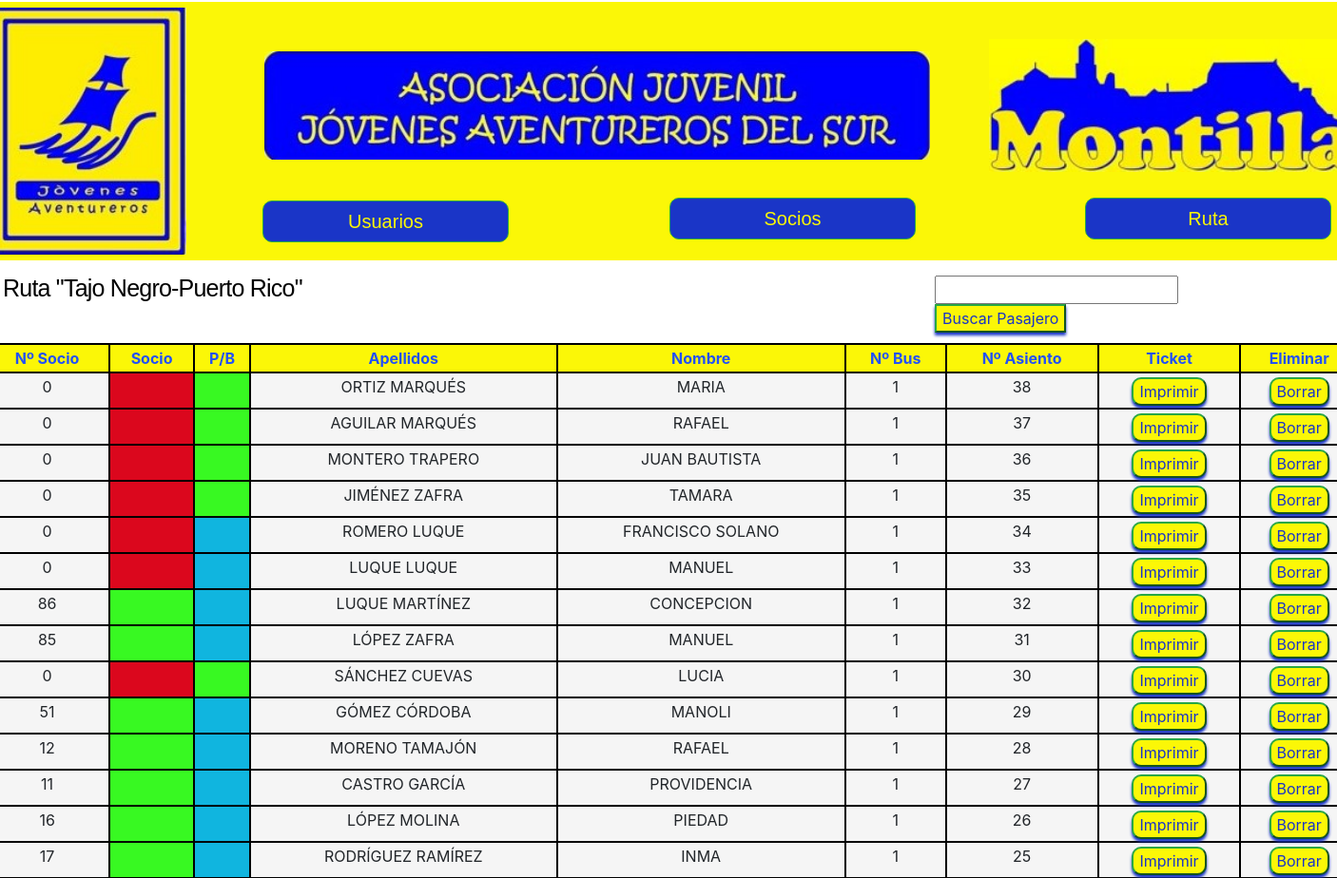
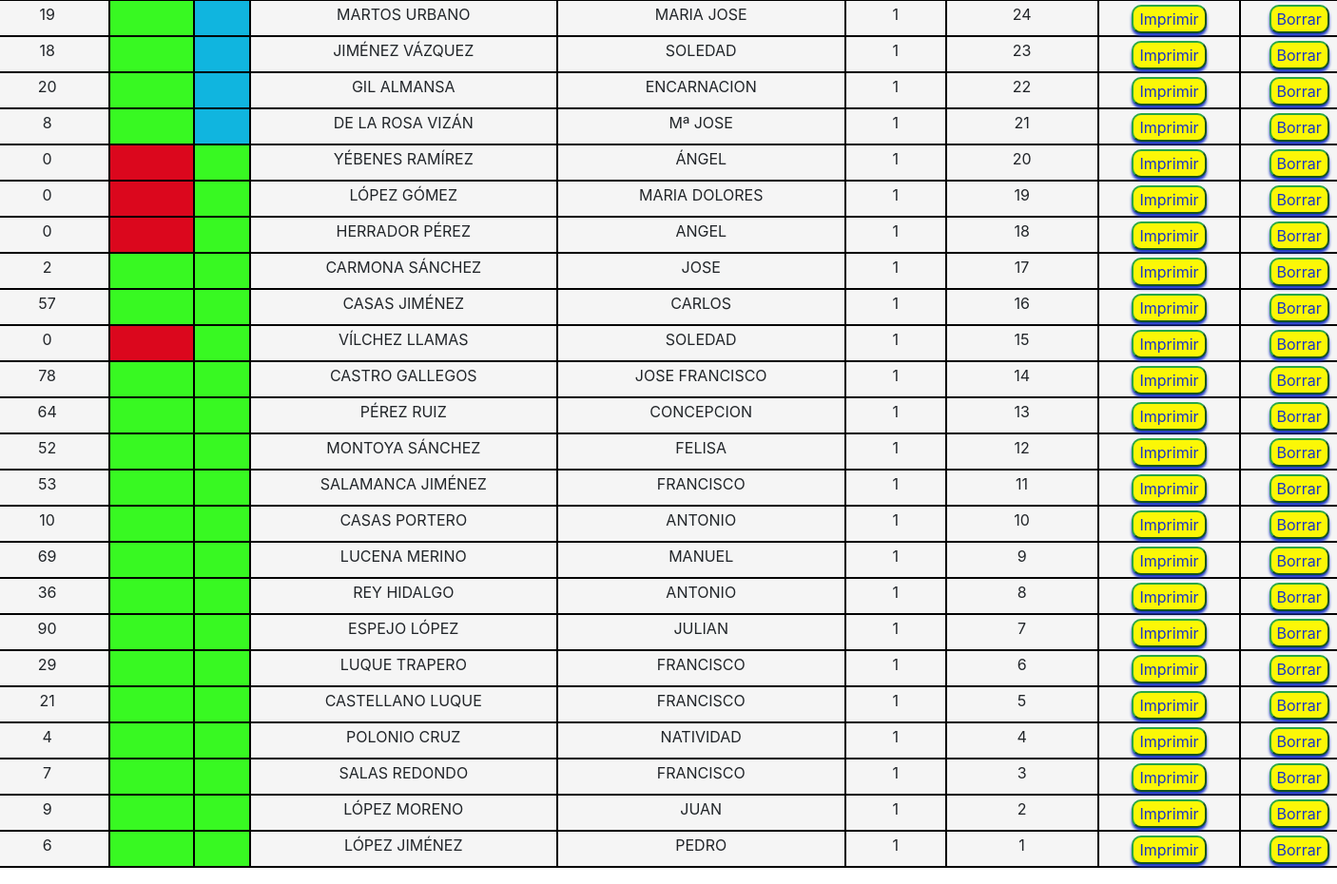
Page /socios/mostrarInscripcionSocio/28/ on the committed database (2 pictures, top to bottom).
### Socios/models.py (models this page shows, shortened)
class Inscripciones(models.Model):
    id = models.AutoField(primary_key=True)
    nombre = models.CharField(max_length=30)
    destino = models.CharField(max_length=30, blank=False)
    fecha = models.CharField(max_length=16, blank=False)
    distancia = models.IntegerField(default=0)
    dificultad = models.CharField(max_length=20, choices=DIFICULTAD, default=BAJA)
    precio_socio = models.PositiveIntegerField()
    precio_no_socio = models.PositiveIntegerField()
    finalizada = models.BooleanField(default=False)
    recaudacion_socios = models.IntegerField(default=0)
    recaudacion_no_socios = models.IntegerField(default=0)
    pago_metalico = models.IntegerField(default=0)
    pago_banco = models.IntegerField(default=0)
    total_socios = models.IntegerField(default=0)
    total_no_socios = models.IntegerField(default=0)
    total_guias = models.IntegerField(default=0)

class Inscripcion_Socio(models.Model):
    id = models.AutoField(primary_key=True)
    inscripcion = models.ForeignKey(Inscripciones, on_delete=models.CASCADE)
    socios = models.ForeignKey(Socios, on_delete=models.CASCADE)
    precio = models.PositiveIntegerField(default=0)
    numero_bus = models.PositiveIntegerField(validators=[MinValueValidator(1),MaxValueValidator(2)])
    asiento_bus = models.PositiveIntegerField(validators=[MinValueValidator(1),MaxValueValidator(110)])
    pago = models.BooleanField(default=False)
    guia = models.BooleanField(default=False)

class Socios(models.Model):
    id = models.AutoField(primary_key=True)
    numero_socio = models.IntegerField(default=0)
    nombre = models.CharField(max_length=30)
    apellidos = models.CharField(max_length=50)
    dni = models.CharField(max_length=20)
    fecha_nacimiento = models.CharField(max_length=16)
    telefono = models.CharField(max_length=20)
    codigo_postal = models.CharField(max_length=20, default=14550)
    ciudad = models.CharField(max_length=30, default="Montilla")
    provincia = models.CharField(max_length=35, default="Córdoba")
    socio = models.BooleanField(default=False)
    talla_camiseta = models.CharField(max_length=4, choices=TALLA, default=S)
    regalo = models.BooleanField(default=False)

### Socios/views.py (the view)
# urls.py: path('mostrarInscripcionSocio/<int:insid>/', listar_inscritos, name="Usuarios Inscritos"),
def listar_inscritos(request, insid):
    inscripcion = Inscripciones.objects.filter(id = insid).first()
    nombre = inscripcion.nombre
    inscripcion_socio = Inscripcion_Socio.objects.filter(inscripcion = inscripcion).order_by("-asiento_bus")
    return render(request, 'socios/mostrarInscripcionSocio.html', {'entity': inscripcion_socio, "nombre":nombre})

### Socios/templates/socios/mostrarInscripcionSocio.html
{% extends "jovenesAventureros/base.html" %}
{% load crispy_forms_tags %}
{% load static %}
{% block content %}
  <div class="overlap-groupRegister">
    <p class="gestiones" style="font-size: 25px; margin-left: -660px; margin-top: -340px;">Ruta "{{nombre}}"</p>
    <form action="buscar/" method="GET" style="margin-left: 880px; margin-top: -30px;margin-bottom: 10px;">
      <input type="text" name="usern">
      <button class="btn2 btn-success" style="background-color: #FBF707;color: rgba(26, 53, 199, 1);">Buscar Pasajero</button>
  </form>
  <div class="contenedorFormularioSocio">
    <table class ="table" style="margin-left: -70px; margin-top: 0px;">
      <thead>
        <tr>
          <th class="th">Nº Socio</th>
          <th class="th">Socio</th>
          <th class="th">P/B</th>
          <th class="th">Apellidos</th>
          <th class="th">Nombre</th>
          <th class="th">Nº Bus</th>
          <th class="th">Nº Asiento</th>
          <th class="th">Ticket</th>
          <th class="th">Eliminar</th>
        </tr>
      </thead>
      <tbody>
        {% for ins in entity %}
          <tr>
            <td class="td">{{ ins.socios.numero_socio }}</td>
            {% if ins.socios.socio is False %}
              <td class="tdr"></td>
              {% else %}
              <td class="tdv"></td>
              {% endif %}
            {% if ins.pago is False %}
              <td class="tdb"></td>
              {% else %}
              <td class="tdv"></td>
              {% endif %}
            <td class="td">{{ ins.socios.apellidos }}</td>
            <td class="td">{{ ins.socios.nombre }}</td>
            <td class="td">{{ ins.numero_bus }}</td>
            <td class="td">{{ ins.asiento_bus }}</td>
            <td class="td">
              <button type="submit" class="btn2 btn-success" style="margin-top: 2px; background-color: #FBF707; border-radius: 10px; color: rgba(26, 53, 199, 1);"><a href="{% url 'Exportar Ticket V2' ins.inscripcion.id ins.socios.id%}" style="color: rgba(26, 53, 199, 1);">Imprimir</a></button>
            </td>
            <td class="td">
              <button type="submit" class="btn2 btn-success" style="margin-top: 2px; background-color: #FBF707; border-radius: 10px; color: rgba(26, 53, 199, 1);"><a href="{% url 'Eliminar Socio Inscripcion' ins.inscripcion.id ins.socios.id%}" style="color: rgba(26, 53, 199, 1);">Borrar</a></button>
            </td>
          </tr>
        {% endfor %}
      </tbody>
    </table>
  </div>
  </div>
{% endblock %}

### Inicio/static/JA/css/gestion.css (style rules this page uses)
.pgina-de-inicio .btn2 { box-shadow: 0px 3px 3px 0px rgba(26, 53, 199, 1); }
.pgina-de-inicio .overlap-groupRegister { position: absolute; width: 1205px; height: 400px; top: 320px; bottom: 350px; left: 120px; }
.pgina-de-inicio .contenedorFormularioSocio { background-color: white; width: 120%; border-radius: 5px; padding: 1px 0px; left: 120px; margin-left: -50px; }
.pgina-de-inicio .table { border-collapse: collapse; margin-top: 60px; margin-left: -12px; width: 100%; background-color: whitesmoke; }
.pgina-de-inicio .table, .pgina-de-inicio .tableP, .pgina-de-inicio .table th, .pgina-de-inicio .table td, .pgina-de-inicio .tableP th, .pgina-de-inicio .tableP td, .pgina-de-inicio .tableP .thh, .pgina-de-inicio .tableP .tdh, .pgina-de-inicio .tableP .tdv, .pgina-de-inicio .tableP .tdr, .pgina-de-inicio .tableP .tde, .pgina-de-inicio .tableC td, .pgina-de-inicio .tableC .thh, .pgina-de-inicio .tableC .tdh, .pgina-de-inicio .tableC .tdv, .pgina-de-inicio .tableC .tdr, .pgina-de-inicio .tableC .tde, .pgina-de-inicio .tableD .td, .pgina-de-inicio .tableD .thh, .pgina-de-inicio .tableD .tdh, .pgina-de-inicio .tableD .tdv, .pgina-de-inicio .tableD .tdr, .pgina-de-inicio .tableD .tde, .pgina-de-inicio .tableR .td, .pgina-de-inicio .tableR .thh, .pgina-de-inicio .tableR .tdh, .pgina-de-inicio .tableR .tdv, .pgina-de-inicio .tableR .tdr, .pgina-de-inicio .tableR .tde, .pgina-de-inicio .tableC, .pgina-de-inicio .tableD, .pgina-de-inicio .tableR { border: 2px solid black; }
.pgina-de-inicio .th, .pgina-de-inicio td { padding: 2px; text-align: center; }
.pgina-de-inicio .th { background-color: var(--azul); color: rgb(34, 81, 249); }
.pgina-de-inicio .tdv { background-color: rgb(56, 249, 34);; color: white }
.pgina-de-inicio .tdr { background-color: rgb(219, 7, 29); color: #000; }
.pgina-de-inicio .tdb { background-color: rgb(16, 181, 223);; color: white }
.pgina-de-inicio .gestiones { position: absolute; top: 300px; left: 560px; font-family: "Sora-Regular", Helvetica; font-weight: 400; color: #000000; font-size: 39px; text-align: center; letter-spacing: -0.78px; line-height: 46.8px; white-space: nowrap; }

### Inicio/static/JA/css/styleguide.css (style rules this page uses)
:root { --prueba: rgba(0, 0, 0, 1); --azul: #FBF707; --blaugrana: rgba(144, 3, 79, 1); --prueba-font-family: "Sora", Helvetica; --prueba-font-weight: 400; --prueba-font-size: 16px; --prueba-letter-spacing: 0px; --prueba-line-height: normal; --prueba-font-style: normal; }

### rows in the picture
Inscripciones: nombre "Tajo Negro-Puerto Rico"
Inscripcion_Socio: socios.numero_socio "0", pago True (drawn), socios.apellidos "ORTIZ MARQUÉS", socios.nombre "MARIA", numero_bus "1", asiento_bus "38"
Inscripcion_Socio: socios.numero_socio "0", pago True (drawn), socios.apellidos "AGUILAR MARQUÉS", socios.nombre "RAFAEL", numero_bus "1", asiento_bus "37"
Inscripcion_Socio: socios.numero_socio "0", pago True (drawn), socios.apellidos "MONTERO TRAPERO", socios.nombre "JUAN BAUTISTA", numero_bus "1", asiento_bus "36"
Inscripcion_Socio: socios.numero_socio "0", pago True (drawn), socios.apellidos "JIMÉNEZ ZAFRA", socios.nombre "TAMARA", numero_bus "1", asiento_bus "35"
Inscripcion_Socio: socios.numero_socio "0", pago False (drawn), socios.apellidos "ROMERO LUQUE", socios.nombre "FRANCISCO SOLANO", numero_bus "1", asiento_bus "34"
Inscripcion_Socio: socios.numero_socio "0", pago False (drawn), socios.apellidos "LUQUE LUQUE", socios.nombre "MANUEL", numero_bus "1", asiento_bus "33"
Inscripcion_Socio: socios.numero_socio "86", pago False (drawn), socios.apellidos "LUQUE MARTÍNEZ", socios.nombre "CONCEPCION", numero_bus "1", asiento_bus "32"
Inscripcion_Socio: socios.numero_socio "85", pago False (drawn), socios.apellidos "LÓPEZ ZAFRA", socios.nombre "MANUEL", numero_bus "1", asiento_bus "31"
Inscripcion_Socio: socios.numero_socio "0", pago True (drawn), socios.apellidos "SÁNCHEZ CUEVAS", socios.nombre "LUCIA", numero_bus "1", asiento_bus "30"
Inscripcion_Socio: socios.numero_socio "51", pago False (drawn), socios.apellidos "GÓMEZ CÓRDOBA", socios.nombre "MANOLI", numero_bus "1", asiento_bus "29"
Inscripcion_Socio: socios.numero_socio "12", pago False (drawn), socios.apellidos "MORENO TAMAJÓN", socios.nombre "RAFAEL", numero_bus "1", asiento_bus "28"
Inscripcion_Socio: socios.numero_socio "11", pago False (drawn), socios.apellidos "CASTRO GARCÍA", socios.nombre "PROVIDENCIA", numero_bus "1", asiento_bus "27"
Inscripcion_Socio: socios.numero_socio "16", pago False (drawn), socios.apellidos "LÓPEZ MOLINA", socios.nombre "PIEDAD", numero_bus "1", asiento_bus "26"
Inscripcion_Socio: socios.numero_socio "17", pago False (drawn), socios.apellidos "RODRÍGUEZ RAMÍREZ", socios.nombre "INMA", numero_bus "1", asiento_bus "25"
Inscripcion_Socio: socios.numero_socio "19", pago False (drawn), socios.apellidos "MARTOS URBANO", socios.nombre "MARIA JOSE", numero_bus "1", asiento_bus "24"
Inscripcion_Socio: socios.numero_socio "18", pago False (drawn), socios.apellidos "JIMÉNEZ VÁZQUEZ", socios.nombre "SOLEDAD", numero_bus "1", asiento_bus "23"
Inscripcion_Socio: socios.numero_socio "20", pago False (drawn), socios.apellidos "GIL ALMANSA", socios.nombre "ENCARNACION", numero_bus "1", asiento_bus "22"
Inscripcion_Socio: socios.numero_socio "8", pago False (drawn), socios.apellidos "DE LA ROSA VIZÁN", socios.nombre "Mª JOSE", numero_bus "1", asiento_bus "21"
Inscripcion_Socio: socios.numero_socio "0", pago True (drawn), socios.apellidos "YÉBENES RAMÍREZ", socios.nombre "ÁNGEL", numero_bus "1", asiento_bus "20"
Inscripcion_Socio: socios.numero_socio "0", pago True (drawn), socios.apellidos "LÓPEZ GÓMEZ", socios.nombre "MARIA DOLORES", numero_bus "1", asiento_bus "19"
Inscripcion_Socio: socios.numero_socio "0", pago True (drawn), socios.apellidos "HERRADOR PÉREZ", socios.nombre "ANGEL", numero_bus "1", asiento_bus "18"
Inscripcion_Socio: socios.numero_socio "2", pago True (drawn), socios.apellidos "CARMONA SÁNCHEZ", socios.nombre "JOSE", numero_bus "1", asiento_bus "17"
Inscripcion_Socio: socios.numero_socio "57", pago True (drawn), socios.apellidos "CASAS JIMÉNEZ", socios.nombre "CARLOS", numero_bus "1", asiento_bus "16"
Inscripcion_Socio: socios.numero_socio "0", pago True (drawn), socios.apellidos "VÍLCHEZ LLAMAS", socios.nombre "SOLEDAD", numero_bus "1", asiento_bus "15"
Inscripcion_Socio: socios.numero_socio "78", pago True (drawn), socios.apellidos "CASTRO GALLEGOS", socios.nombre "JOSE FRANCISCO", numero_bus "1", asiento_bus "14"
Inscripcion_Socio: socios.numero_socio "64", pago True (drawn), socios.apellidos "PÉREZ RUIZ", socios.nombre "CONCEPCION", numero_bus "1", asiento_bus "13"
Inscripcion_Socio: socios.numero_socio "52", pago True (drawn), socios.apellidos "MONTOYA SÁNCHEZ", socios.nombre "FELISA", numero_bus "1", asiento_bus "12"
Inscripcion_Socio: socios.numero_socio "53", pago True (drawn), socios.apellidos "SALAMANCA JIMÉNEZ", socios.nombre "FRANCISCO", numero_bus "1", asiento_bus "11"
Inscripcion_Socio: socios.numero_socio "10", pago True (drawn), socios.apellidos "CASAS PORTERO", socios.nombre "ANTONIO", numero_bus "1", asiento_bus "10"
Inscripcion_Socio: socios.numero_socio "69", pago True (drawn), socios.apellidos "LUCENA MERINO", socios.nombre "MANUEL", numero_bus "1", asiento_bus "9"
Inscripcion_Socio: socios.numero_socio "36", pago True (drawn), socios.apellidos "REY HIDALGO", socios.nombre "ANTONIO", numero_bus "1", asiento_bus "8"
Inscripcion_Socio: socios.numero_socio "90", pago True (drawn), socios.apellidos "ESPEJO LÓPEZ", socios.nombre "JULIAN", numero_bus "1", asiento_bus "7"
Inscripcion_Socio: socios.numero_socio "29", pago True (drawn), socios.apellidos "LUQUE TRAPERO", socios.nombre "FRANCISCO", numero_bus "1", asiento_bus "6"
Inscripcion_Socio: socios.numero_socio "21", pago True (drawn), socios.apellidos "CASTELLANO LUQUE", socios.nombre "FRANCISCO", numero_bus "1", asiento_bus "5"
Inscripcion_Socio: socios.numero_socio "4", pago True (drawn), socios.apellidos "POLONIO CRUZ", socios.nombre "NATIVIDAD", numero_bus "1", asiento_bus "4"
Inscripcion_Socio: socios.numero_socio "7", pago True (drawn), socios.apellidos "SALAS REDONDO", socios.nombre "FRANCISCO", numero_bus "1", asiento_bus "3"
Inscripcion_Socio: socios.numero_socio "9", pago True (drawn), socios.apellidos "LÓPEZ MORENO", socios.nombre "JUAN", numero_bus "1", asiento_bus "2"
Inscripcion_Socio: socios.numero_socio "6", pago True (drawn), socios.apellidos "LÓPEZ JIMÉNEZ", socios.nombre "PEDRO", numero_bus "1", asiento_bus "1"
